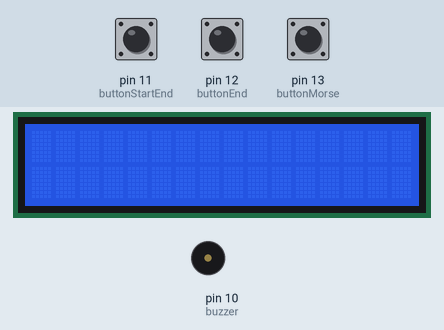
Simulated run of this sketch. Board: Arduino Uno, built with avr-gcc and run on an emulated ATmega328P. On the bench: 16×2 character LCD, buzzer (waves = sounding). The test bench sets the inputs (shaded band); at power-on: pin 11 (buttonStartEnd) LOW, pin 13 (buttonMorse) LOW, pin 12 (buttonEnd) LOW. What the sketch prints to the serial monitor is not drawn.

Above: at 1.2 s.
1.3 s: pin 11 (buttonStartEnd) pulled HIGH for 0.15 s
3.3 s: pin 13 (buttonMorse) pulled HIGH for 0.15 s
At 4.2 s:
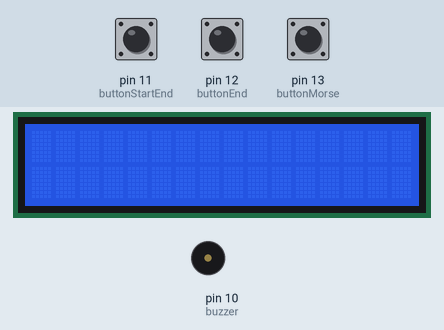
4.9 s: pin 12 (buttonEnd) pulled HIGH for 0.15 s
At 6.0 s:
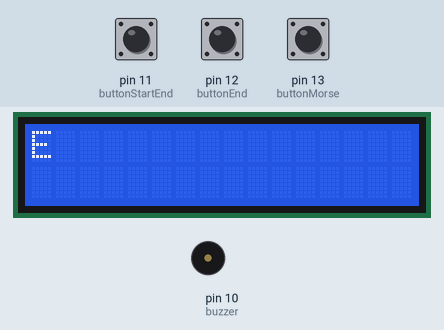
6.5 s: pin 13 (buttonMorse) pulled HIGH for 1 s
At 7.1 s:
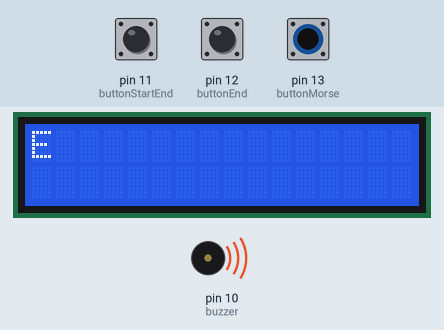
9.0 s: pin 12 (buttonEnd) pulled HIGH for 1 s
At 10.2 s:
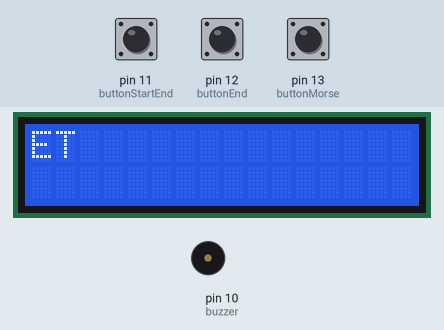
11.5 s: pin 13 (buttonMorse) pulled HIGH for 1 s
At 12.1 s:
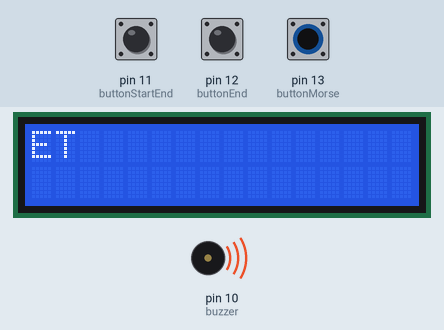
Timing chart, 0 to 14.5 s (numbered marks = the images above; inputs shaded):
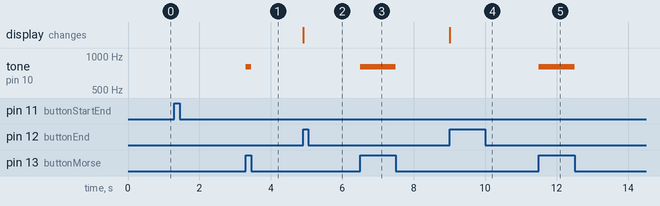

The sketch:

Morse_Code.ino
```cpp
#include <LiquidCrystal_I2C.h>
#include <Wire.h>

int timeStart = 0;
int buttonMorse = 13;
int buttonEnd = 12;
int buttonMorseState = 0;
int buttonEndState = 0;
int timeButtonPressed = 0;
int buttonStartEnd = 11;
int buttonStartEndState= 0;
int cont = 0;
int timeButtonNotPressed_Start = 0;
int timeButtonNotPressed = 0;
int buzzer = 10;
int lcdPos = 0;

LiquidCrystal_I2C lcd(0x27,16,2);

// morse character
String character = "";
// list of letters and numbers
String lettersAndNumbers[36]={"A","B","C","D","E","F","G","H","I","J","K","L","M","N","O","P","Q","R","S","T","U","V","W","X","Y","Z","0","1","2","3","4","5","6","7","8","9"};
// respective morse code for each letter and number
String morseCode[36]={".-","-...","-.-.","-..",".","..-.","--.","....","..",".---","-.-",".-..","--","-.","---",".--.","--.-",".-.","...","-","..-","...-",".--","-..-","-.--","--..",
"-----",".----","..---","...--","....-",".....","-....","--...","---..","----."};

void setup() {
  // put your setup code here, to run once:
  pinMode(buttonMorse, INPUT);
  pinMode(buttonEnd, INPUT); // Signifies the end of a letter or lexicon
  pinMode(buttonStartEnd, INPUT); // Signifies the end or start of the transmission
  pinMode(buzzer, OUTPUT);

  lcd.init(); // Inicialize communication with the display
  lcd.backlight(); // Turn the display lights on
  lcd.clear(); // Clean the display
  lcd.setCursor(0,0);
  Serial.begin(9600);

}

void loop() {

  if (lcdPos%32==0) {
    // Everytime all the 32 positions of the display are being used, clean it up
    lcd.clear();
  }
  buttonStartEndState = digitalRead(buttonStartEnd); // will flicker between 1s and 0s depending upon whetehr pin 11 is high or low
  // Everytime the button thats start and pauses the program is pressed, the program increases 'cont' in one. Function : Tells whether the transmission is ending or starting
  if(buttonStartEndState){
    cont++; // The amount of times the button is pressed
    delay(500); // waits for half a second
  }
  // If 'cont' is even, the program starts, if it's odd, the program pauses
  if(cont%2==1){
      // When the program is running, the time that the button of the morse code is not pressed is count
      timeButtonNotPressed = millis();
      // If the button is not pressed for 3 seconds, a space is done
      if (timeButtonNotPressed % 15000 == 0){
      Serial.print(" ");
      lcd.print(" ");
      lcdPos ++;
      //delay(300);
      }
  buttonMorseState = digitalRead(buttonMorse);
  buttonEndState = digitalRead(buttonEnd);
  // timeStart restart before press the button
  timeStart = millis();
// while the button is pressed the time is count
  while (buttonMorseState){
    buttonMorseState = digitalRead(buttonMorse);  // loop only for when the morse button is pressed
    tone(buzzer, 800);
  }
  noTone(buzzer);
// finalize the time and store in timeButtonPressed
  timeButtonPressed = millis() - timeStart;  // Time taken to execute the above buzzer morse logic
// if the button is pressed for less than 200 miliseconds and more than 5 miliseconds, so the character is "."
  if (timeButtonPressed < 200 and timeButtonPressed > 5){

    character = character + ".";
     Serial.print("Character");
     Serial.println(character);
    // the time that the button is not pressed is turned to 0
    timeButtonNotPressed = timeButtonNotPressed - timeButtonNotPressed;
  }
  // if the button is pressed for more than 200 seconds, so the character is "-"
  if (timeButtonPressed > 200) {
    character = character + "-";
    // the time that the button is not pressed is turned to 0
    timeButtonNotPressed = timeButtonNotPressed - timeButtonNotPressed;
  }
  // if the button that ends the character is pressed
  if (buttonEndState){
    // compare the list of characters with the list of morse
     for(int i = 0;i < 36; i++){
       // if the character made is equal to the respective morse code, print the character that have the same index
       if(morseCode[i]==character){
         Serial.print(lettersAndNumbers[i]);
         lcd.print(lettersAndNumbers[i]);
         // Position of the display's cursor is increased in one
         lcdPos ++;
         // If the position is in the end of the first line, everytime lcdPos is divisible by 16, the cursor go to the second line, position 0,1
         if(lcdPos%16==0){
          lcd.setCursor(0,1);
         }
       }
     }
     // character is restarted
    character = "";
    delay(500);
  }
  }
}
```

Measured:
- after the input at 3.3 s, tone on pin 10 (buzzer): silent → 800 Hz at once, → silent 0.15 s later
- after the input at 4.9 s, the display: changes at once (image 2)
- after the input at 6.5 s, tone on pin 10 (buzzer): silent → 800 Hz at once, → silent 1.0 s later
- after the input at 9.0 s, the display: changes at once (image 4)
- after the input at 11.5 s, tone on pin 10 (buzzer): silent → 800 Hz at once, → silent 1.0 s later
